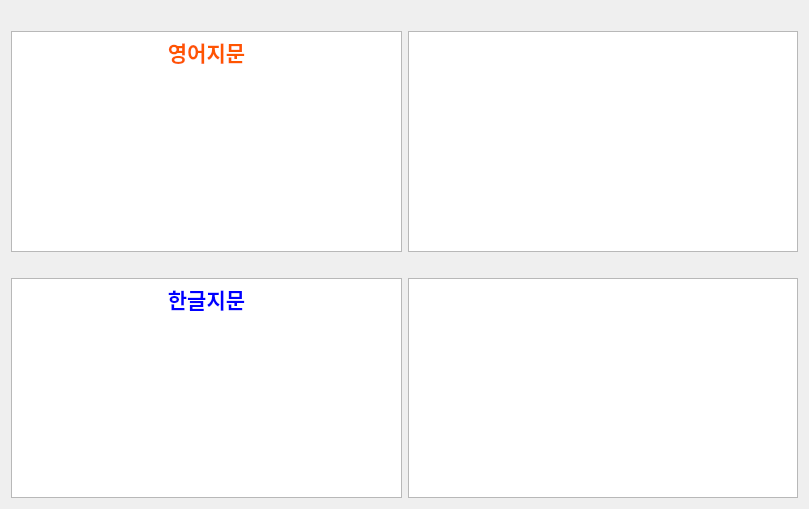
<?xml version="1.0" encoding="UTF-8"?>
<ui version="4.0">
 <class>Dialog</class>
 <widget class="QDialog" name="Dialog">
  <property name="geometry">
   <rect>
    <x>0</x>
    <y>0</y>
    <width>809</width>
    <height>509</height>
   </rect>
  </property>
  <property name="windowTitle">
   <string>Dialog</string>
  </property>
  <layout class="QGridLayout" name="gridLayout_2">
   <item row="0" column="0">
    <layout class="QGridLayout" name="gridLayout">
     <item row="2" column="1">
      <widget class="QLabel" name="korean_img">
       <property name="text">
        <string>&lt;html&gt;&lt;head/&gt;&lt;body&gt;&lt;p align=&quot;center&quot;&gt;&lt;img src=&quot;:/icon/korean_img.jpg&quot;/&gt;&lt;/p&gt;&lt;/body&gt;&lt;/html&gt;</string>
       </property>
      </widget>
     </item>
     <item row="0" column="1">
      <widget class="QLabel" name="english_img">
       <property name="text">
        <string>&lt;html&gt;&lt;head/&gt;&lt;body&gt;&lt;p align=&quot;center&quot;&gt;&lt;img src=&quot;:/icon/english_img.jpg&quot;/&gt;&lt;/p&gt;&lt;/body&gt;&lt;/html&gt;</string>
       </property>
      </widget>
     </item>
     <item row="1" column="0">
      <widget class="QTextBrowser" name="english_text">
       <property name="html">
        <string>&lt;!DOCTYPE HTML PUBLIC &quot;-//W3C//DTD HTML 4.0//EN&quot; &quot;http://www.w3.org/TR/REC-html40/strict.dtd&quot;&gt;
&lt;html&gt;&lt;head&gt;&lt;meta name=&quot;qrichtext&quot; content=&quot;1&quot; /&gt;&lt;style type=&quot;text/css&quot;&gt;
p, li { white-space: pre-wrap; }
&lt;/style&gt;&lt;/head&gt;&lt;body style=&quot; font-family:'Gulim'; font-size:9pt; font-weight:400; font-style:normal;&quot;&gt;
&lt;p align=&quot;center&quot; style=&quot; margin-top:0px; margin-bottom:0px; margin-left:0px; margin-right:0px; -qt-block-indent:0; text-indent:0px;&quot;&gt;&lt;span style=&quot; font-size:16pt; font-weight:600; color:#ff5500;&quot;&gt;영어지문&lt;/span&gt;&lt;/p&gt;&lt;/body&gt;&lt;/html&gt;</string>
       </property>
      </widget>
     </item>
     <item row="3" column="0">
      <widget class="QTextBrowser" name="korean_text">
       <property name="html">
        <string>&lt;!DOCTYPE HTML PUBLIC &quot;-//W3C//DTD HTML 4.0//EN&quot; &quot;http://www.w3.org/TR/REC-html40/strict.dtd&quot;&gt;
&lt;html&gt;&lt;head&gt;&lt;meta name=&quot;qrichtext&quot; content=&quot;1&quot; /&gt;&lt;style type=&quot;text/css&quot;&gt;
p, li { white-space: pre-wrap; }
&lt;/style&gt;&lt;/head&gt;&lt;body style=&quot; font-family:'Gulim'; font-size:9pt; font-weight:400; font-style:normal;&quot;&gt;
&lt;p align=&quot;center&quot; style=&quot; margin-top:0px; margin-bottom:0px; margin-left:0px; margin-right:0px; -qt-block-indent:0; text-indent:0px;&quot;&gt;&lt;span style=&quot; font-size:16pt; font-weight:600; color:#0000ff;&quot;&gt;한글지문&lt;/span&gt;&lt;/p&gt;&lt;/body&gt;&lt;/html&gt;</string>
       </property>
      </widget>
     </item>
     <item row="1" column="1">
      <widget class="QListWidget" name="english_widget"/>
     </item>
     <item row="3" column="1">
      <widget class="QListWidget" name="korean_widget"/>
     </item>
    </layout>
   </item>
  </layout>
 </widget>
 <resources>
  <include location="img/img.qrc"/>
 </resources>
 <connections/>
</ui>
